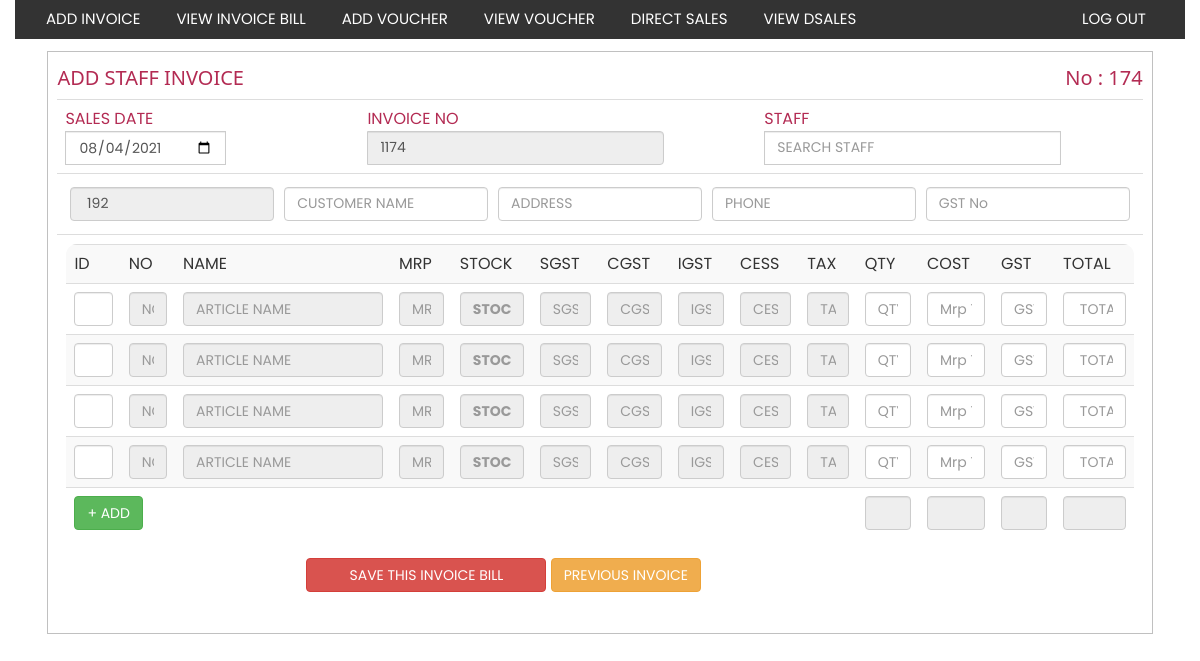
Page /staff/home2.php on the committed database.
### tables this page shows
CREATE TABLE `sales` (
  `sales_id` int(11) NOT NULL,
  `invoice_no` varchar(250) NOT NULL,
  `sales_date` date NOT NULL,
  `sales_time` time NOT NULL,
  `customer_id` int(11) NOT NULL,
  `staff_id` int(11) NOT NULL,
  `sales` decimal(11,2) NOT NULL,
  `profit` decimal(11,2) NOT NULL,
  `paid` varchar(250) NOT NULL,
  `enter_datetime` datetime NOT NULL DEFAULT current_timestamp(),
  `category` int(11) NOT NULL DEFAULT 0,
  `total` decimal(11,2) NOT NULL
);

CREATE TABLE `customers` (
  `customer_id` int(11) NOT NULL,
  `customer_name` varchar(250) NOT NULL,
  `customer_address` varchar(250) NOT NULL,
  `customer_phone` varchar(250) NOT NULL,
  `customer_gst` varchar(250) NOT NULL
);

### forms/sales.php (the view, shortened to what this page needs)
   <?php
  $query = mysqli_query($conn, "select sales_id from sales order by sales_id desc LIMIT 1");
$fetch = mysqli_fetch_array($query);
$sales_id = $fetch['sales_id'] + 1;
$sales_invoice_no = $sales_id+ 1000;
?>
<?php
    $query=mysqli_query($conn,"select customer_id from customers order by customer_id desc LIMIT 1
     ");
    $fetch=mysqli_fetch_array($query);
     $customer_id=$fetch['customer_id']+1;
?>
  <div class="col-lg-12">
<form class="form-group">
<fieldset>
<h4>ADD STAFF INVOICE    <p style="float: right;">No : <?php echo $sales_id ?> </p> </h4>
<table class="table">
<tr>
  <td>
    <div class="input-group">
    <span class="input-group">SALES DATE</span>
    <input id="sales_date" type="date" class="form-control" name="sales_date" value="<?php echo $date ?>"  >
  </div>
  </td>
  <td>
 <div class="input-group">
    <span class="input-group">INVOICE NO</span>
    <input id="sales_invoice_no" type="text" class="form-control" readonly="1" value="<?php echo $sales_invoice_no ?>" name="invoice_no" >
  </div>
  </td>
<td><div class="input-group">
    <span class="input-group">STAFF</span>
   <input list="staffs" id="staff_id" class="form-control" name="staff_id" placeholder="SEARCH STAFF" >
   </div></td></tr>
<tr>
  <td colspan="4">
<div id="customer_div">
<table class="table-condensed">
  <tr >
    <td>
    <input id="customer_id" readonly="1" class="form-control" name="customer_id" value=" <?php echo $customer_id;?>"  >
</td>
<td>
       <input id="customer_name" type="text" class="form-control" name="customer_name" placeholder="CUSTOMER NAME"  >
</td>
  <td>
    <input id="customer_address" type="text" class="form-control" name="customer_address" placeholder="ADDRESS"  >
  </td>
  <td>
    <input id="customer_phone" type="number" class="form-control" name="customer_phone" placeholder="PHONE"  >
  </td>
  <td>
    <input id="customer_gst" type="text" class="form-control" name="customer_gst" placeholder="GST No"  >
  </td>
  </tr>
</table>
</div>
  </td>
</tr>
<tr>
    <td colspan="4">
      <div style="overflow: auto;*height: 33vw; border:1.5px solid white;border-radius: 1vw;">
      <table id="article_table" class="table-striped table" >
          <tr>
  <td>ID</td>
  <td>NO</td>
  <td>NAME</td>
  <td>MRP</td>
  <td>STOCK</td>
  <td>SGST</td>
  <td>CGST</td>
  <td>IGST</td>
  <td>CESS</td>
  <td>TAX</td>
  <td>QTY</td>
  <td>COST</td>
  <td>GST</td>
  <td>TOTAL</td>
</tr>
<?php
$id=1;
for($i=0;$i<4;$i++)
{
?>
        <tr>
          <td style="*width: 10VW;">
           <div class="fill">
              <input list="articles" id="sales_article_id<?php echo $id?>"  name="sales_article_id" onchange="display_article_stock(this.value,'<?php echo $id;?>');" placeholder="ID" class="form-control">
          </div>
       </td>
        <td  >
          <input id="art_no<?php echo $id?>" type="text" readonly="1" class="form-control nabeel" name="art_name" placeholder="NO">
      </td>
        <td  style="width: 18VW;">
          <input id="art_name<?php echo $id?>" readonly="1" type="text" class="form-control" name="art_name" placeholder="ARTICLE NAME"  >
      </td>
     <td>
       <input id="art_price<?php echo $id?>" type="text" readonly="1" class="form-control nabeel" name="art_price" placeholder="MRP">
         <td>
       <input id="art_stock<?php echo $id?>" style="color: red;font-weight: bold;"  type="text" readonly="1" class="form-control nabeel" name="art_stock"  placeholder="STOCK">
      </td>
         <td>
       <input id="sgst<?php echo $id?>" type="text" readonly="1" class="form-control nabeel" name="sgst" placeholder="SGST">
      </td>
         <td>
       <input id="cgst<?php echo $id?>" type="text" readonly="1" class="form-control nabeel" name="cgst" placeholder="CGST">
      </td>
         <td>
       <input id="igst<?php echo $id?>" type="text" readonly="1" class="form-control nabeel" name="igst" placeholder="IGST">
      </td>
        <td>
       <input id="cess<?php echo $id?>" type="text" readonly="1" class="form-control nabeel" name="cess" placeholder="CESS">
      </td>
          <td>
       <input id="tax<?php echo $id?>" type="text" readonly="1" class="form-control nabeel" name="tax" placeholder="TAX">
      </td>
       <td>
         <input id="art_qty<?php echo $id?>" type="text" style="color: red;" onchange="display_total(this.value,'<?php echo $id;?>');" class="form-control" name="art_qty" placeholder="QTY">
      </td>
       <td>
         <input id="art_total<?php echo $id?>" name="art_total"  type="text"   class="form-control"  placeholder="Mrp Total">
      </td>
       <td>
         <input id="gst<?php echo $id?>" name="gst"  type="text"   class="form-control"  placeholder="GST TOTAL">
      </td>
        <td>
         <input id="total<?php echo $id?>" name="total"  type="text"   class="form-control"  placeholder=" TOTAL">
      </td>
        </tr>
        <?php
        $id++;
        }
        ?><tr>
                    <td colspan="10">
     <button type="button"  id="add" name="add" class="btn btn-success" onclick="add_row(this,'article_table')">+ ADD</button>
</td>
<td > <input id="qty_total" readonly="1" name="sales_total" class="form-control nabeel1" >
</td>
<td > <input id="sales_total"  readonly="1" name="sales_total" class="form-control nabeel1" >
</td>
<td > <input id="gst_total" readonly="1" name="sales_total" class="form-control nabeel1" >
</td>
<td > <input id="invoice_total" readonly="1" name="invoice_total" class="form-control nabeel1" >
</td></tr>
   </table>
  <div >
    <button  onclick="save_sales()" style="width: 20vw;margin-left: 20vw;" class="btn btn-danger">SAVE THIS INVOICE BILL</button>
    <button  class="btn btn-warning"> <a href="../print/invoice_bill.php?sales_id=<?php echo $sales_id-1;?>" > PREVIOUS INVOICE</a></button>
  </div>
    </div>
    </td>
  </tr>
</table>
</fieldset>
</form>
  </div>
</div>

### css/w3.css (style rules this page uses)
*,*:before,*:after { box-sizing:inherit }
body { margin:0 }
a { background-color:transparent }
button,input,select,textarea,optgroup { font:inherit;margin:0 }
button,input { overflow:visible }
button,select { text-transform:none }
button,[type=button],[type=reset],[type=submit] { -webkit-appearance:button }
fieldset { border:1px solid #c0c0c0;margin:0 2px;padding:.35em .625em .75em }
html,body { font-family:Verdana,sans-serif;font-size:15px;line-height:1.5 }
h4 { font-size:20px }
h1,h2,h3,h4,h5,h6 { font-family:"Segoe UI",Arial,sans-serif;font-weight:400;margin:10px 0 }
a { color:inherit }

### forms/sales.php (style rules this page uses)
.nabeel1 { font-size: 1.5vw; color: blue; }

### rows in the picture
sales: sales_id "174", invoice_no "1174"
customers: customer_id "192"
